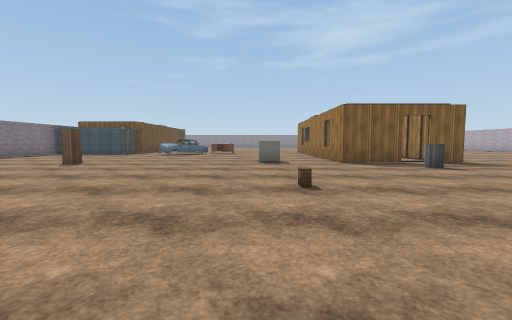
View 1 (above)

24 first-person views from a walk through a 3-D level made in the Unity game engine. The camera is 1.2 m above the floor, tilts 4° down and sees 90° across. The floor is counted in squares, 2 m on a side. Each view is taken from the middle of a square. On the plan, view 1 faces up. The plan holds only what a view shows up to about 9 squares ahead; the rest is blank. The player is left out. Some animated figures are left out. Some surface patterns are stand-ins.

View 2
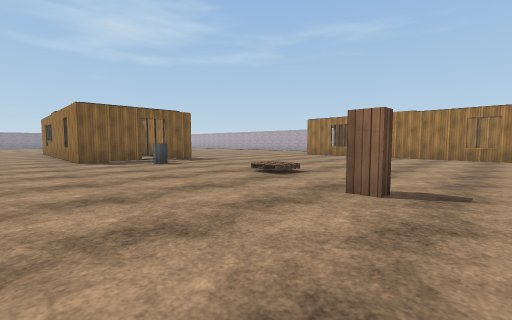

View 3
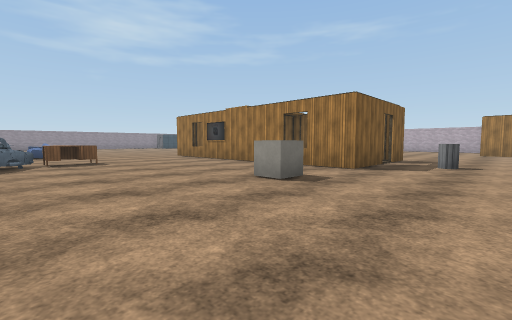

View 4
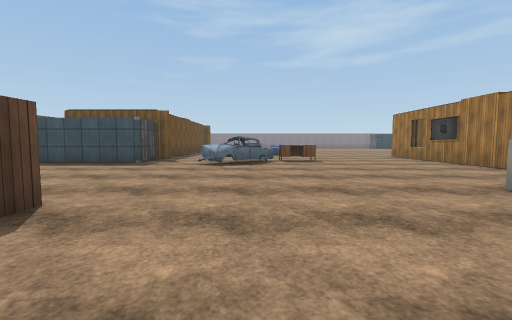

View 5
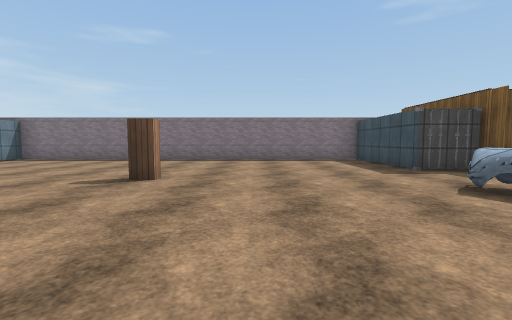

View 6
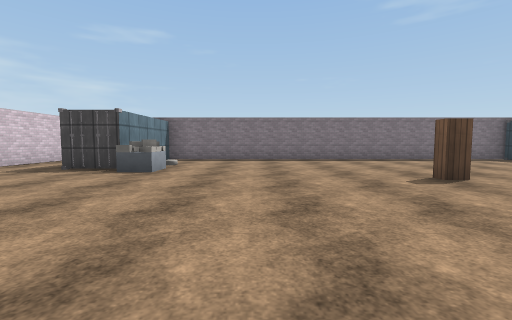

View 7
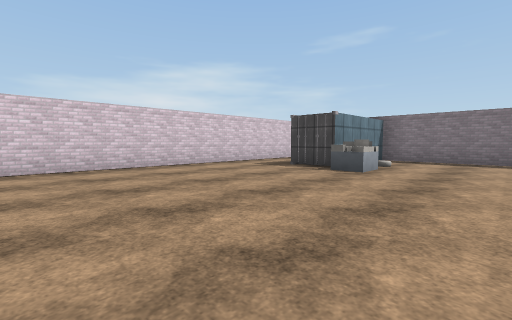

View 8
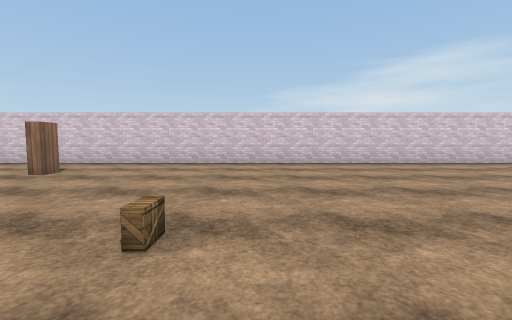

View 9
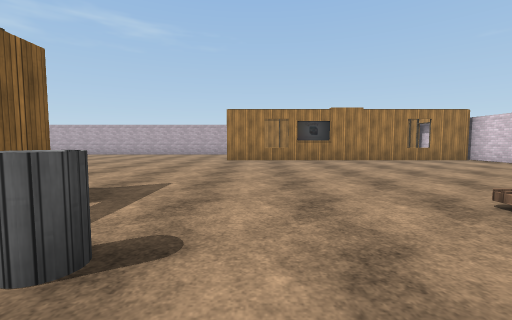

View 10
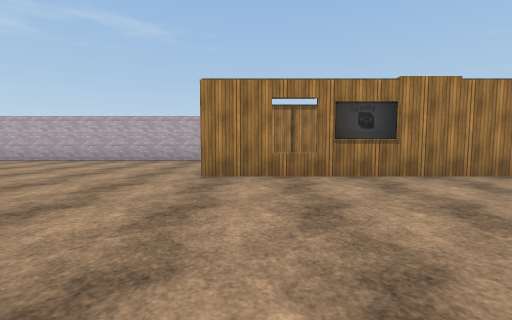

View 11
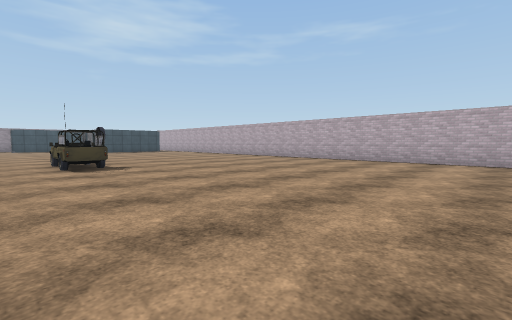

View 12
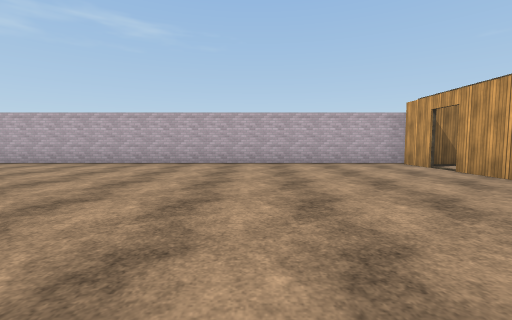

View 13
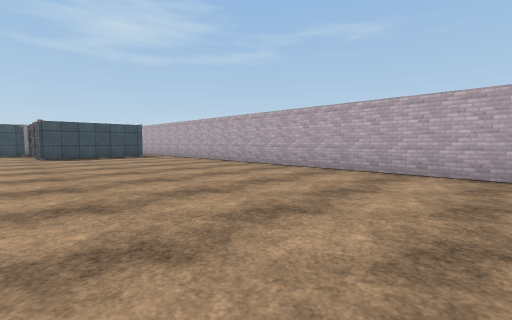

View 14
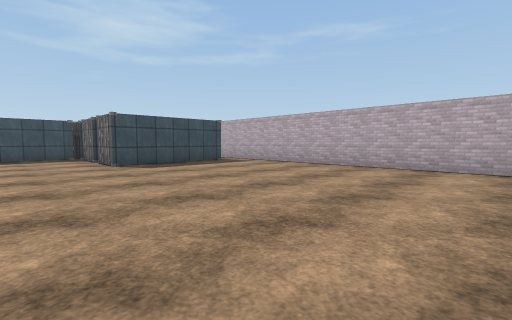

View 15
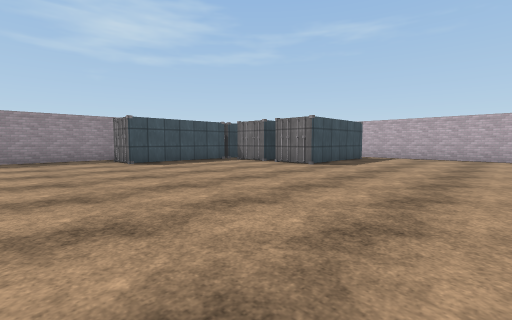

View 16
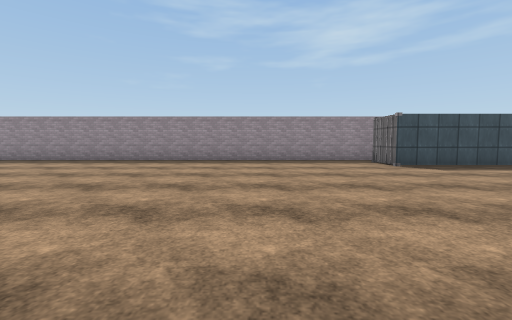

View 17
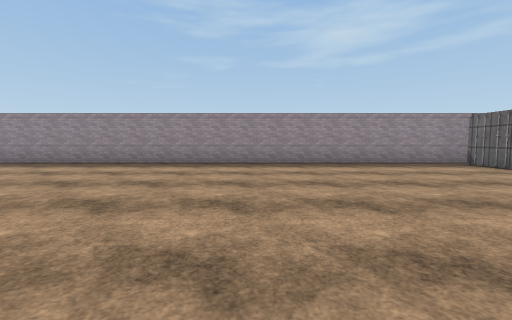

View 18
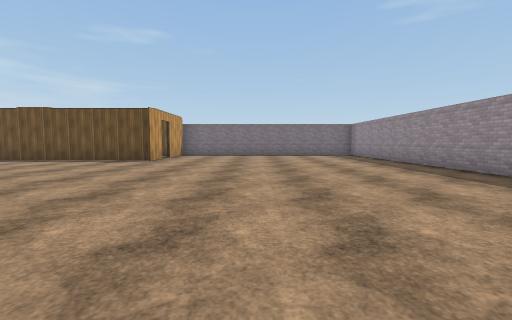

View 19
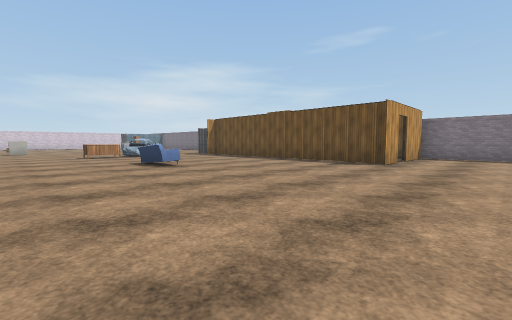

View 20
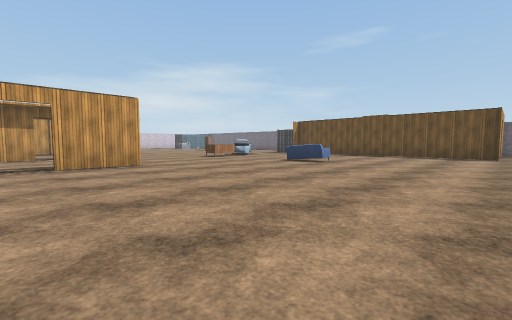

View 21
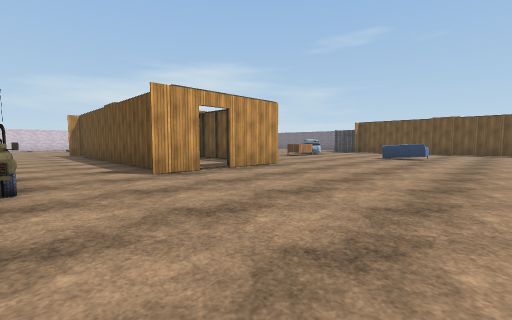

View 22
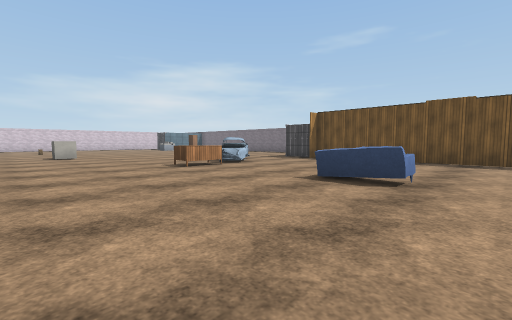

View 23
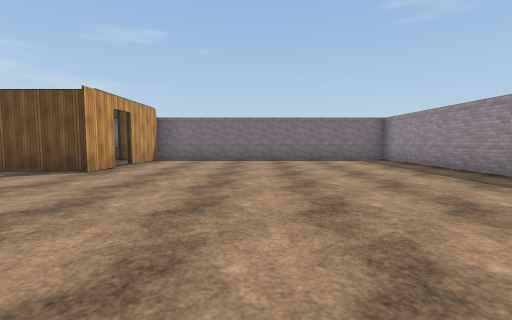

View 24
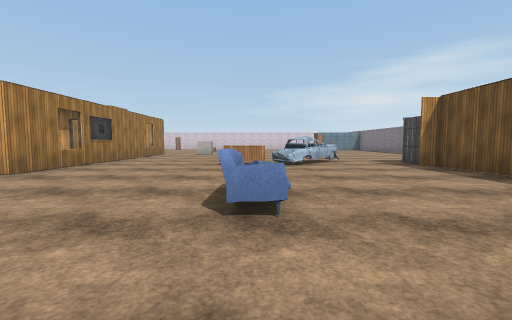

### Floor plan
Key: @ floor where view 1 was taken; # wall or solid block; x gap in a wall; . main floor; : floor 1 m higher than the main floor; = window, fence, low wall or low ledge; C cabinet; B barrel; S sofa; A car; T table; N container; O other object.
Columns run from 10 left of view 1 to 16 right of it. Each row starts with its distance up from view 1.
 30 ###################
 29 #..................
 28 #................N#  N
 27 #.....................
 26 #....................##
 25 #....................##
 24 #....................###N.#
 23 #.........................#
 22 #####.....................#
 21     #.....................#
 20     #.....................#
 19     #.....................#
 18     #...S.................#
 17     #...S.................#
 16     #.............:.......#
 15     #........#x##.O.......#
 14    ##........#. #.........#
 13 #   ...AT....#..#.........#
 12 #.....A......#..#.........#
 11 #............#x##.........#
 10 #............#  #.........#
  9 #............= .#.........#
  8 #.........O..####.........#
  7 #....C.......####.........#
  6 #.............B...... #x###
  5 #.................... # ##
  4 #.................... # #
  3 #.................... # #
  2 #..OO................ #
  1 ####.................#
  0    N......@...C......#
 -1   ...................#
 -2 #.................  .#
 -3 ##################

Where each view was taken, in squares from view 1:
view 1: 0 up, 0 right, facing up
view 2: 1 down, 1 right, facing up-right
view 3: 5 up, 3 left, facing up-right
view 4: 5 up, 3 left, facing up
view 5: 9 up, 1 left, facing left
view 6: 4 up, 1 left, facing left
view 7: 4 up, 1 left, facing down-left
view 8: 5 up, 0 right, facing down
view 9: 5 up, 3 right, facing right
view 10: 5 up, 7 right, facing right
view 11: 8 up, 7 right, facing up-right
view 12: 10 up, 8 right, facing right
view 13: 13 up, 10 right, facing up-right
view 14: 17 up, 9 right, facing up-right
view 15: 20 up, 5 right, facing up-right
view 16: 21 up, 4 right, facing up
view 17: 22 up, 2 right, facing up
view 18: 25 up, 2 right, facing left
view 19: 24 up, 1 right, facing down-left
view 20: 22 up, 5 right, facing down-left
view 21: 20 up, 8 right, facing down-left
view 22: 19 up, 2 right, facing down-left
view 23: 25 up, 1 left, facing left
view 24: 20 up, 2 left, facing down
